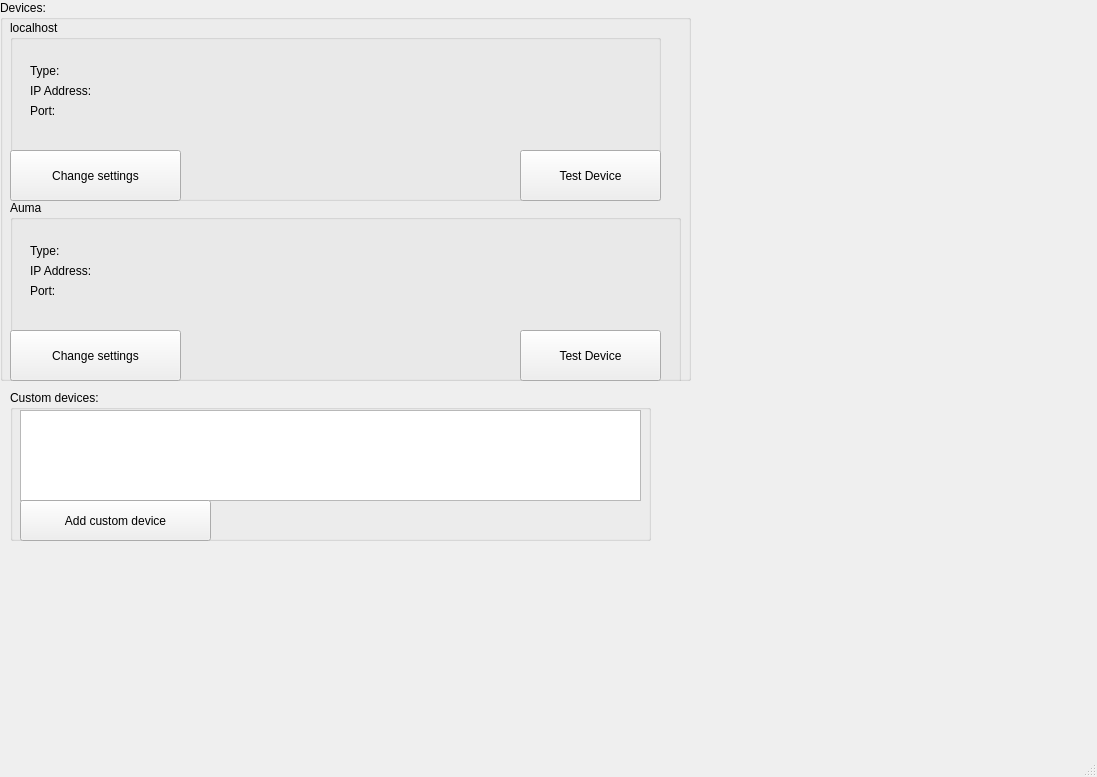
<?xml version="1.0" encoding="UTF-8"?>
<ui version="4.0">
 <class>MainGUI</class>
 <widget class="QMainWindow" name="MainGUI">
  <property name="geometry">
   <rect>
    <x>0</x>
    <y>0</y>
    <width>1097</width>
    <height>777</height>
   </rect>
  </property>
  <property name="windowTitle">
   <string>MainWindow</string>
  </property>
  <widget class="QWidget" name="centralwidget">
   <widget class="QGroupBox" name="DevicesGroupBox">
    <property name="geometry">
     <rect>
      <x>0</x>
      <y>0</y>
      <width>691</width>
      <height>381</height>
     </rect>
    </property>
    <property name="title">
     <string>Devices:</string>
    </property>
    <widget class="QGroupBox" name="LocalhostGroupBox">
     <property name="geometry">
      <rect>
       <x>10</x>
       <y>20</y>
       <width>651</width>
       <height>181</height>
      </rect>
     </property>
     <property name="title">
      <string>localhost</string>
     </property>
     <widget class="QLabel" name="LocalhostTypeLabel">
      <property name="geometry">
       <rect>
        <x>20</x>
        <y>40</y>
        <width>61</width>
        <height>21</height>
       </rect>
      </property>
      <property name="text">
       <string>Type:</string>
      </property>
     </widget>
     <widget class="QLabel" name="LocalhostIPLabel">
      <property name="geometry">
       <rect>
        <x>20</x>
        <y>60</y>
        <width>101</width>
        <height>21</height>
       </rect>
      </property>
      <property name="text">
       <string>IP Address:</string>
      </property>
     </widget>
     <widget class="QLabel" name="LocalhostPortLabel">
      <property name="geometry">
       <rect>
        <x>20</x>
        <y>80</y>
        <width>51</width>
        <height>21</height>
       </rect>
      </property>
      <property name="text">
       <string>Port:</string>
      </property>
     </widget>
     <widget class="QPushButton" name="LocalhostChangeSettingsButton">
      <property name="geometry">
       <rect>
        <x>0</x>
        <y>130</y>
        <width>171</width>
        <height>51</height>
       </rect>
      </property>
      <property name="text">
       <string>Change settings</string>
      </property>
     </widget>
     <widget class="QPushButton" name="LocalhostTestDeviceButton">
      <property name="geometry">
       <rect>
        <x>510</x>
        <y>130</y>
        <width>141</width>
        <height>51</height>
       </rect>
      </property>
      <property name="text">
       <string>Test Device</string>
      </property>
     </widget>
     <widget class="QLabel" name="LocalhostTypeInputLabel">
      <property name="geometry">
       <rect>
        <x>70</x>
        <y>40</y>
        <width>561</width>
        <height>21</height>
       </rect>
      </property>
      <property name="text">
       <string/>
      </property>
     </widget>
     <widget class="QLabel" name="LocalhostIPInputLabel">
      <property name="geometry">
       <rect>
        <x>110</x>
        <y>60</y>
        <width>511</width>
        <height>21</height>
       </rect>
      </property>
      <property name="text">
       <string/>
      </property>
     </widget>
     <widget class="QLabel" name="LocalhostPortInputLabel">
      <property name="geometry">
       <rect>
        <x>70</x>
        <y>80</y>
        <width>571</width>
        <height>21</height>
       </rect>
      </property>
      <property name="text">
       <string/>
      </property>
     </widget>
    </widget>
    <widget class="QGroupBox" name="AumaGroupBox">
     <property name="geometry">
      <rect>
       <x>10</x>
       <y>200</y>
       <width>671</width>
       <height>191</height>
      </rect>
     </property>
     <property name="title">
      <string>Auma</string>
     </property>
     <widget class="QLabel" name="AumaTypeLabel">
      <property name="geometry">
       <rect>
        <x>20</x>
        <y>40</y>
        <width>61</width>
        <height>21</height>
       </rect>
      </property>
      <property name="text">
       <string>Type:</string>
      </property>
     </widget>
     <widget class="QLabel" name="AumaIPLabel">
      <property name="geometry">
       <rect>
        <x>20</x>
        <y>60</y>
        <width>101</width>
        <height>21</height>
       </rect>
      </property>
      <property name="text">
       <string>IP Address:</string>
      </property>
     </widget>
     <widget class="QLabel" name="AumaPortLabel">
      <property name="geometry">
       <rect>
        <x>20</x>
        <y>80</y>
        <width>51</width>
        <height>21</height>
       </rect>
      </property>
      <property name="text">
       <string>Port:</string>
      </property>
     </widget>
     <widget class="QPushButton" name="AumaChangeSettingsButton">
      <property name="geometry">
       <rect>
        <x>0</x>
        <y>130</y>
        <width>171</width>
        <height>51</height>
       </rect>
      </property>
      <property name="text">
       <string>Change settings</string>
      </property>
     </widget>
     <widget class="QPushButton" name="AumaTestDeviceButton">
      <property name="geometry">
       <rect>
        <x>510</x>
        <y>130</y>
        <width>141</width>
        <height>51</height>
       </rect>
      </property>
      <property name="text">
       <string>Test Device</string>
      </property>
     </widget>
     <widget class="QLabel" name="AumaTypeInputLabel">
      <property name="geometry">
       <rect>
        <x>70</x>
        <y>40</y>
        <width>561</width>
        <height>21</height>
       </rect>
      </property>
      <property name="text">
       <string/>
      </property>
     </widget>
     <widget class="QLabel" name="AumaIPInputLabel">
      <property name="geometry">
       <rect>
        <x>110</x>
        <y>60</y>
        <width>511</width>
        <height>21</height>
       </rect>
      </property>
      <property name="text">
       <string/>
      </property>
     </widget>
     <widget class="QLabel" name="AumaPortInputLabel">
      <property name="geometry">
       <rect>
        <x>70</x>
        <y>80</y>
        <width>571</width>
        <height>21</height>
       </rect>
      </property>
      <property name="text">
       <string/>
      </property>
     </widget>
     <widget class="QLabel" name="AumaLogoLabel">
      <property name="geometry">
       <rect>
        <x>470</x>
        <y>20</y>
        <width>201</width>
        <height>61</height>
       </rect>
      </property>
      <property name="text">
       <string/>
      </property>
     </widget>
    </widget>
   </widget>
   <widget class="QGroupBox" name="CustomDevicesGroup">
    <property name="geometry">
     <rect>
      <x>10</x>
      <y>390</y>
      <width>641</width>
      <height>151</height>
     </rect>
    </property>
    <property name="title">
     <string>Custom devices:</string>
    </property>
    <widget class="QListWidget" name="DevicesListWidget">
     <property name="geometry">
      <rect>
       <x>10</x>
       <y>20</y>
       <width>621</width>
       <height>91</height>
      </rect>
     </property>
    </widget>
    <widget class="QPushButton" name="AddDevice">
     <property name="geometry">
      <rect>
       <x>10</x>
       <y>110</y>
       <width>191</width>
       <height>41</height>
      </rect>
     </property>
     <property name="text">
      <string>Add custom device</string>
     </property>
    </widget>
   </widget>
  </widget>
  <widget class="QMenuBar" name="menubar">
   <property name="geometry">
    <rect>
     <x>0</x>
     <y>0</y>
     <width>1097</width>
     <height>17</height>
    </rect>
   </property>
  </widget>
  <widget class="QStatusBar" name="statusbar"/>
 </widget>
 <resources/>
 <connections/>
</ui>
